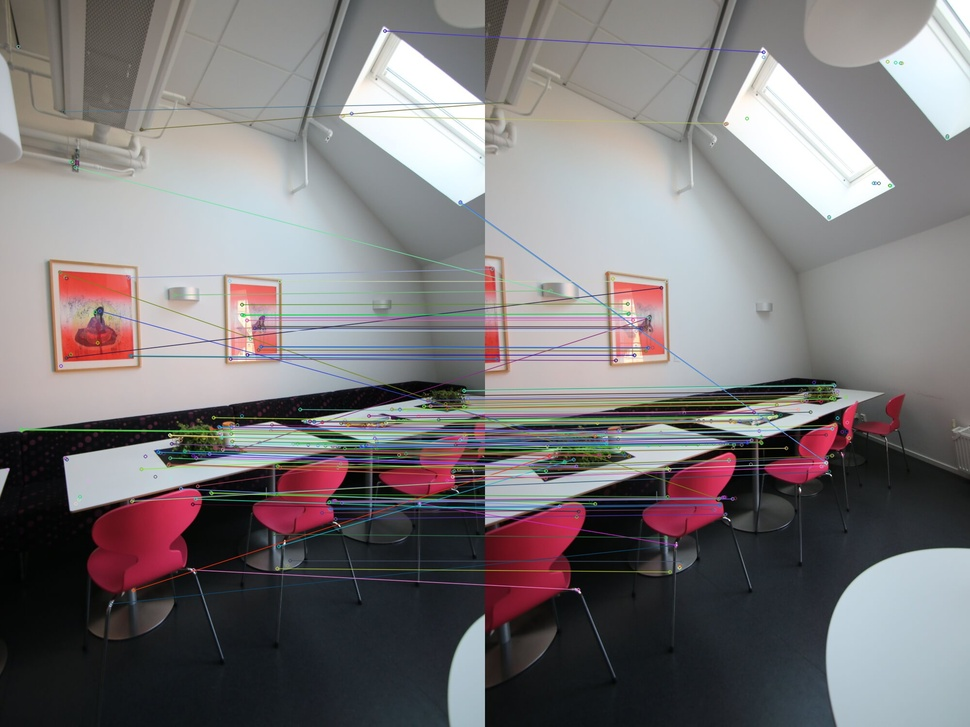
#> input picture Image Stitching/img01.jpg_238_img02.jpg_210_176.jpg, 970 x 727 px, shrunk from 2000 x 1500 before the run
$ python filter.py --input '../Image Stitching/img01.jpg_238_img02.jpg_210_176.jpg'
#> lines starting #> are read from the running program, lines starting #| are printed output that depends on the picture; after the words box and inside, x2 and y2 are one past the last pixel; in counts of white or black regions, pixels touching at a corner belong together
import cv2, sys, argparse
import numpy as np

def denoising(img):
	kernel = np.ones((5, 5), np.uint8)
	close = cv2.morphologyEx(img, cv2.MORPH_CLOSE, kernel)
	close[close > 250] = 255
	close[close <= 250] = 0
#	print(img)
#	print(close)
	return close

if __name__ == '__main__':
	parser = argparse.ArgumentParser()
	parser.add_argument("-i", "--input",  nargs=1, help="Import a greyscale image path")
	parser.add_argument("-o", "--output",  nargs=1, help="Outpott a binary image path")
	args = parser.parse_args()
	img = cv2.imread(args.input[0],0)
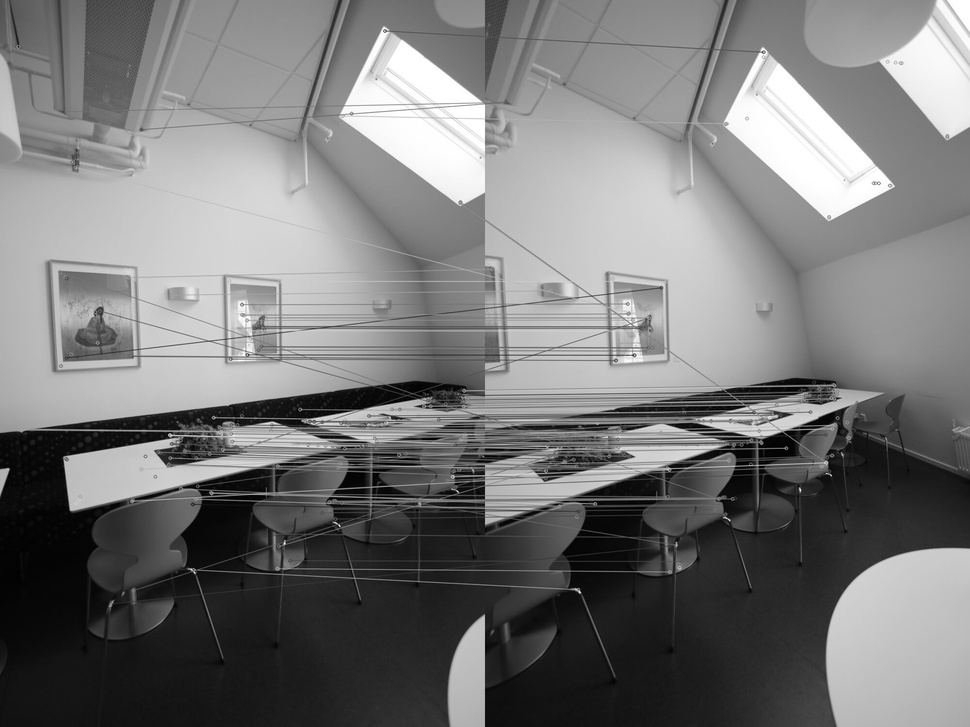
#> img: shape (727, 970); min 0, max 255, mean 120.2
	result_img = denoising(img)
#> in denoising, `close = cv2.morphologyEx(img, cv2.MORPH_CLOSE, kernel)`:
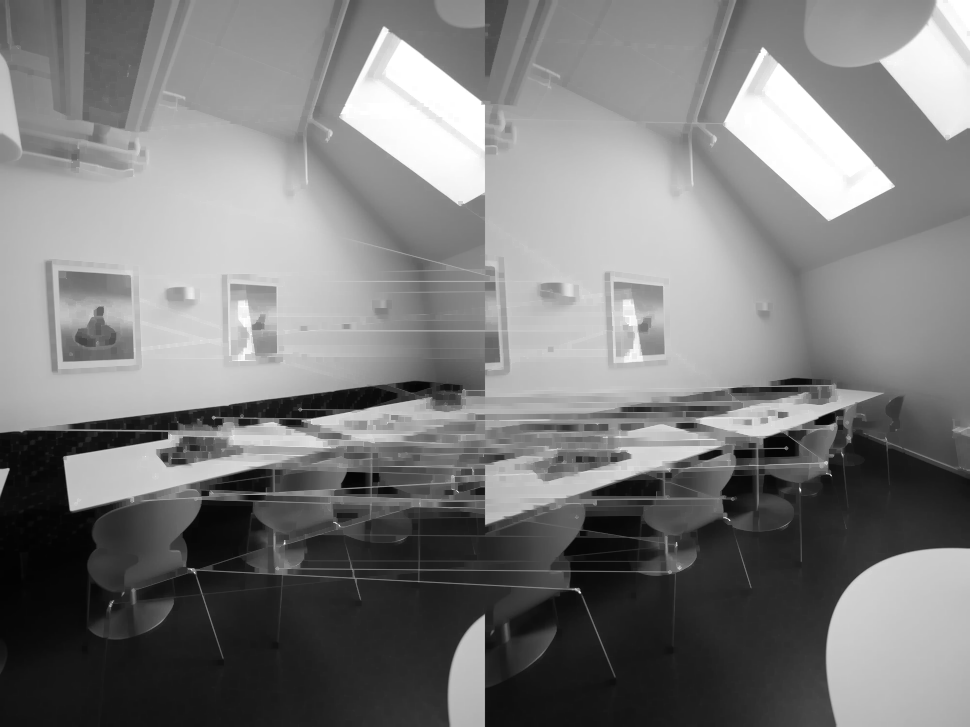
#> close: shape (727, 970); min 3, max 255, mean 124.7
#> in denoising, `close[close > 250] = 255`: close: shape (727, 970); 1.26% of pixels changed, all inside (x1, y1, x2, y2) = (239, 1, 970, 544)
#> in denoising, `close[close <= 250] = 0`:
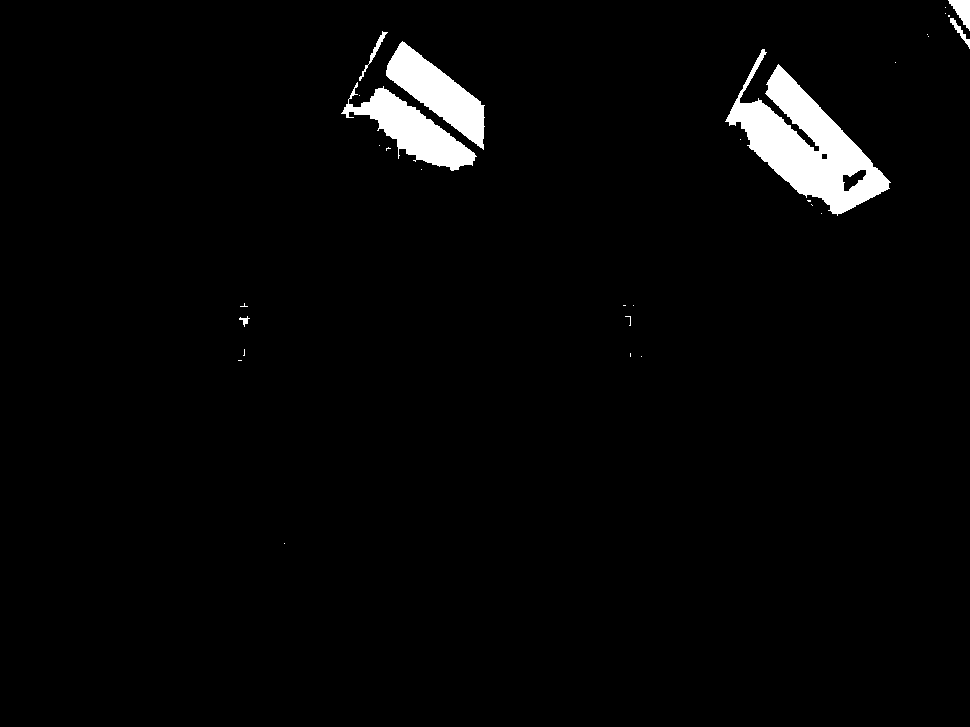
#> close: shape (727, 970); 2.8% white; 30 white regions (23 under 20 px), largest, box (x1, y1, x2, y2) and area: (725, 49, 891, 216) 10564, (341, 82, 477, 171) 4304, (386, 41, 485, 150) 4278
#	avg_grey = np.sum(result_img) / result_img.size
#	final_img = setImage_threshold(result_img, 150)
#> (the run stopped early here; a loop or call above may not have finished)
